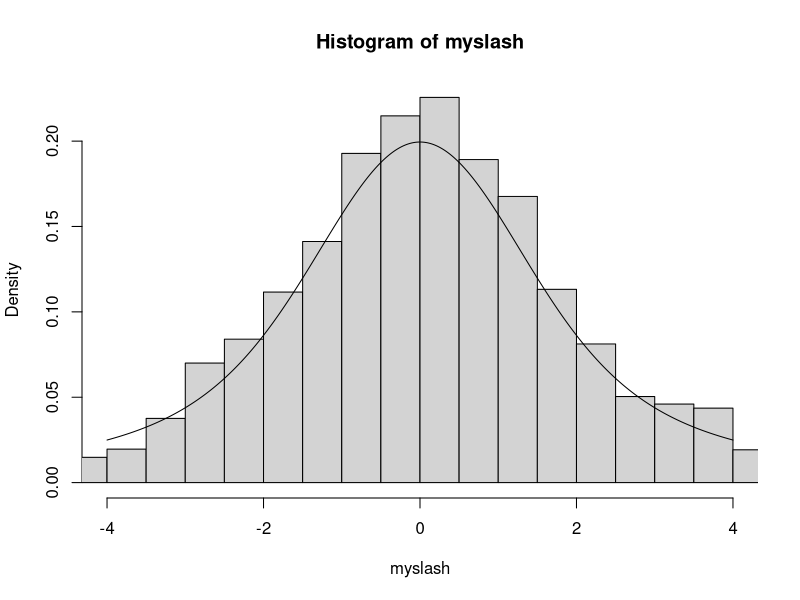
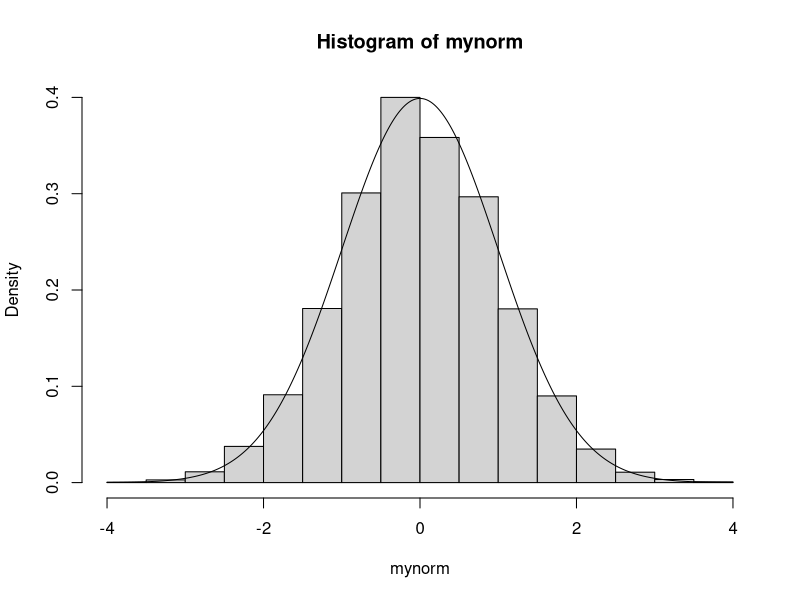

Here is the R script that generated these plots, in order:
m <- 100000; n <- 5000
z <- rnorm(m); s <- rnorm(m) / runif(m)

##### target : slash #####
dslash<-function(x){
  
  a<-ifelse(x==0, 1/(2*sqrt(2*pi)), (1-exp(-0.5*x^2)) / (sqrt(pi*2)*x*x))
  
  return(a)
}

w1 <- function(x){
  
  weight <- dslash(x) / dnorm(x)
  weight <- weight / sum(weight)
  
  return(weight)
}

myslash<-sample(z,n,replace = TRUE, prob=w1(z))

hist(myslash, freq = FALSE, xlim =c(-4,4))
lines(seq(-4,4,by=.01),dslash(seq(-4,4,by=.01)))

##### target : normal #####
w2 <- function(x){
  weight <- dnorm(x) / dslash(x)
  weight <- weight / sum(weight)
  return(weight)
}

mynorm<-sample(s,n,replace = TRUE, prob=w2(s))

hist(mynorm, freq = FALSE, xlim =c(-4,4))
lines(seq(-4,4,by=.01),dnorm(seq(-4,4,by=.01)))